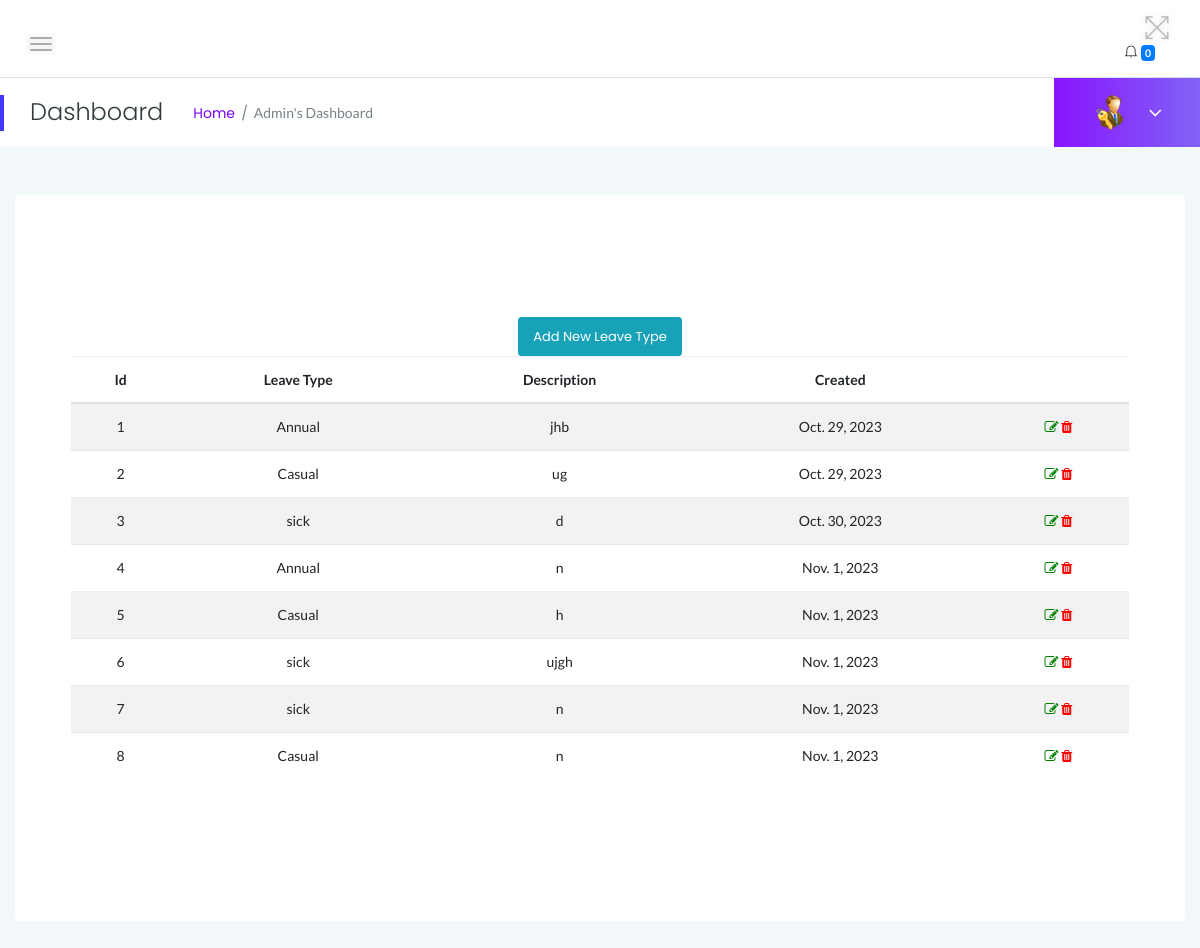
Before: /myadmin/leavetype-list/ (signed in) with the older database file.
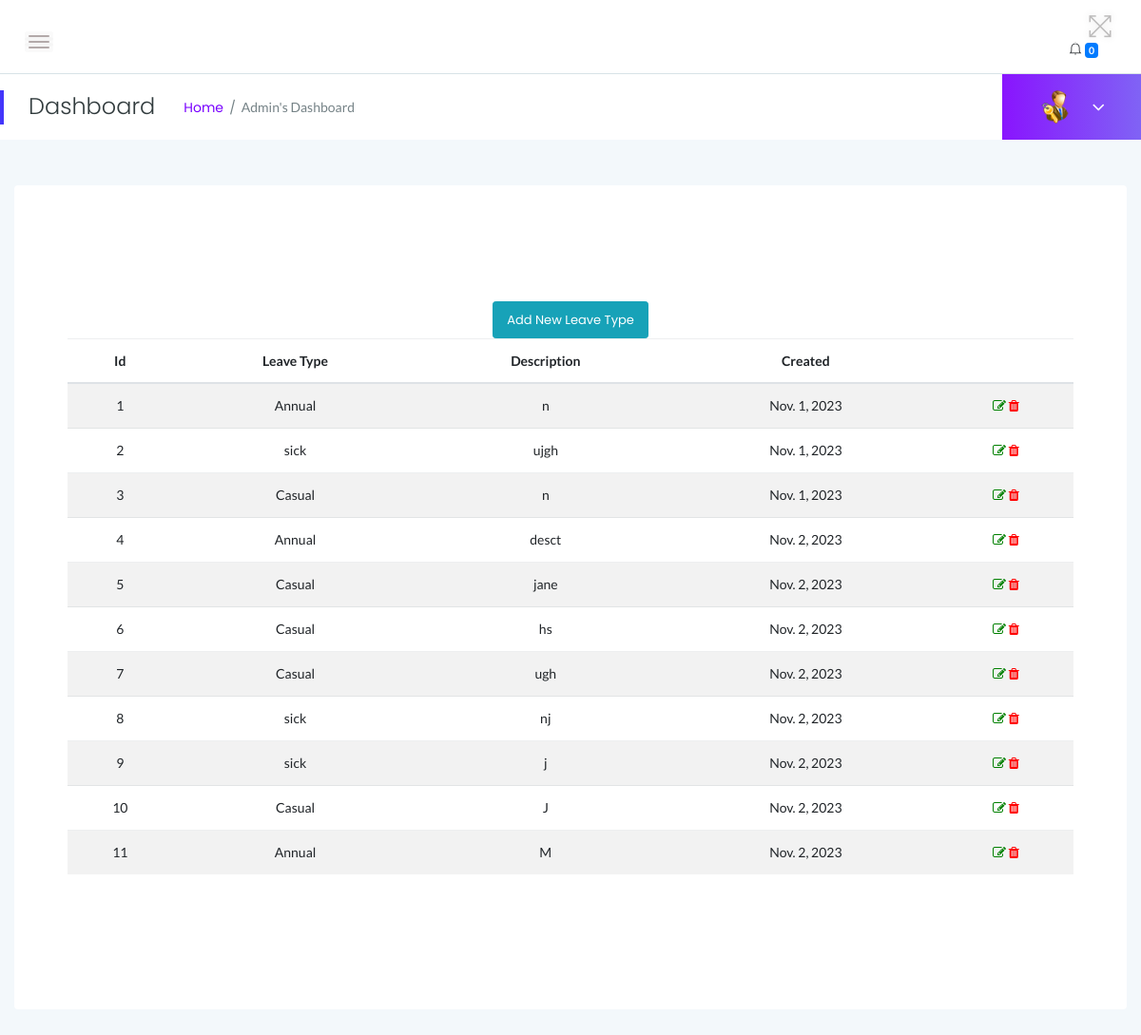
After: the same page with the newer database file.
### myadmin/models.py (models this page shows, shortened)
class LeaveType(models.Model):
    leavetype = models.CharField(max_length=255)
    Description = models.TextField()
    PostingDate = models.DateField(auto_now_add=True)

### myadmin/views.py (the view)
# urls.py: path('leavetype-list/', views.leave_type_list, name='leavetype_list'),
@login_required
def leave_type_list(request):
    leave_types = LeaveType.objects.all()  # Query all leave types
    return render(request, 'admin/leave_type_list.html', {'leave_types': leave_types})

### myadmin/templates/admin/leave_type_list.html (shortened to what this page needs)
{% extends 'admin/leave_type_section.html' %}

### myadmin/templates/admin/leave_type_section.html (shortened to what this page needs)
{% load static %}
<!DOCTYPE html>
<html class="no-js" lang="en">
<head>
{% include 'admin/top.html' %}
</head>
<body>
{% include 'admin/sidebars.html' %}
        <div class="main-content-inner">
            <div class="row">
                <div class="col-12 mt-5">
                    <div class="card">
            <div class="main-content-inner">
                <div class="row">
                    <div class="col-12 mt-5">
                        <div class="card">
                            <div class="card-body">
                                <center><a href="{% url 'myadmin:add_leave_type' %}" class="btn btn-sm btn-info">Add New Leave Type</a></center>
                                <table id="dataTable3" class="table table-hover table-striped text-center">
                                    <thead class="text-capitalize">
                                        <tr>
                                            <th>Id</th>
                                            <th>Leave Type</th>
                                            <th>Description</th>
                                            <th>Created</th>
                                            <th></th>
                                        </tr>
                                    </thead>
                                    <tbody>
                                    {% for leave_type in leave_types %}
                                        <tr>
                                            <td>{{ forloop.counter }}</td>
                                            <td>{{ leave_type.leavetype }}</td>
                                            <td>{{ leave_type.Description }}</td>
                                            <td>{{ leave_type.PostingDate }}</td>
                                            <td>
                                                <a href="update_leave_type?id={{ leave_type.id }}"><i class="fa fa-edit" style="color:green"></i></a>
                                                <a href="leave-type-section?del={{ leave_type.id }}" onclick="return confirm('Do you want to delete?');"><i class="fa fa-trash" style="color:red"></i></a>
                                            </td>
                                        </tr>
                                    {% endfor %}
                                    </tbody>
                                </table>
                            </div>
                        </div>
                    </div>
                </div>
            </div>
        </div>
    </div>
                    </div>
                </div>
            </div>
        </div>
    </div>
</div>
    </div>
</body>
</html>

Changed rows visible on the page:
removed LeaveType: leavetype "Annual", Description "jhb", PostingDate "Oct. 29, 2023"
removed LeaveType: leavetype "Casual", Description "ug", PostingDate "Oct. 29, 2023"
removed LeaveType: leavetype "sick", Description "d", PostingDate "Oct. 30, 2023"
removed LeaveType: leavetype "Casual", Description "h", PostingDate "Nov. 1, 2023"
removed LeaveType: leavetype "sick", Description "n", PostingDate "Nov. 1, 2023"
added LeaveType: leavetype "Annual", Description "desct", PostingDate "Nov. 2, 2023"
added LeaveType: leavetype "Casual", Description "jane", PostingDate "Nov. 2, 2023"
added LeaveType: leavetype "Casual", Description "hs", PostingDate "Nov. 2, 2023"
added LeaveType: leavetype "Casual", Description "ugh", PostingDate "Nov. 2, 2023"
added LeaveType: leavetype "sick", Description "nj", PostingDate "Nov. 2, 2023"
added LeaveType: leavetype "sick", Description "j", PostingDate "Nov. 2, 2023"
added LeaveType: leavetype "Casual", Description "J", PostingDate "Nov. 2, 2023"
added LeaveType: leavetype "Annual", Description "M", PostingDate "Nov. 2, 2023"
